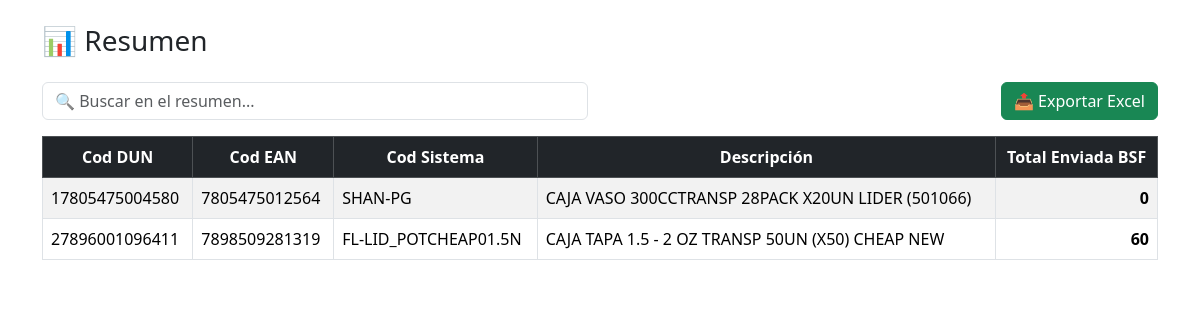
/pedidos/resumen-bsf/, run on the app's committed database.
### pedidos/models.py (models this page shows, shortened)
class Solicitud(models.Model):
    fecha_solicitud = models.DateTimeField(auto_now_add=True)
    cod_dun = models.CharField(max_length=50)
    cod_ean = models.CharField(max_length=50)
    cod_sistema = models.CharField(max_length=50)
    descripcion = models.CharField(max_length=255)
    area_solicitud = models.CharField(max_length=100)
    nombre_solicitante = models.CharField(max_length=120)
    cantidad_solicitada = models.PositiveIntegerField()
    status_prioridades = models.CharField(max_length=100)
    cant_enviada_bsf = models.PositiveIntegerField(default=0)
    chofer = models.CharField(max_length=120, blank=True, null=True)
    factura_guia = models.CharField(max_length=120, blank=True, null=True)

### pedidos/views.py (the view)
# urls.py: path('resumen-bsf/', views.resumen_bsf, name='resumen_bsf'),
def resumen_bsf(request):
    resumen = (
        Solicitud.objects
        .values(
            'cod_dun',
            'cod_ean',
            'cod_sistema',
            'descripcion'
        )
        .annotate(
            total_bsf=Sum('cant_enviada_bsf')
        )
        .order_by('cod_dun')
    )
    return render(request, 'resumen_bsf.html', {
        'resumen': resumen
    })

### pedidos/templates/resumen_bsf.html (shortened to what this page needs)
{% extends 'base.html' %}
{% block content %}
<h3 class="mb-4">📊 Resumen </h3>
<div class="row mb-3">
    <div class="col-md-6">
        <input type="text" id="filtroResumen" class="form-control"
               placeholder="🔍 Buscar en el resumen...">
    </div>
    <div class="col-md-6 text-end">
        <button class="btn btn-success" onclick="exportarResumenExcel()">
            📤 Exportar Excel
        </button>
    </div>
</div>
<div class="table-responsive" style="max-height: 70vh; overflow-y: auto;">
    <table id="tablaResumen" class="table table-bordered table-hover table-striped align-middle">
        <thead class="table-dark text-center" style="position: sticky; top: 0;">
            <tr>
                <th>Cod DUN</th>
                <th>Cod EAN</th>
                <th>Cod Sistema</th>
                <th>Descripción</th>
                <th>Total Enviada BSF</th>
            </tr>
        </thead>
        <tbody>
            {% for r in resumen %}
            <tr>
                <td>{{ r.cod_dun }}</td>
                <td>{{ r.cod_ean }}</td>
                <td>{{ r.cod_sistema }}</td>
                <td>{{ r.descripcion }}</td>
                <td class="text-end fw-bold">{{ r.total_bsf }}</td>
            </tr>
            {% empty %}
            <tr>
                <td colspan="5" class="text-center text-muted">
                    No hay datos disponibles
                </td>
            </tr>
            {% endfor %}
        </tbody>
    </table>
</div>
{% endblock %}

### data on the page
Solicitud: cod_dun "17805475004580", cod_ean "7805475012564", cod_sistema "SHAN-PG", descripcion "CAJA VASO 300CCTRANSP 28PACK X20UN LIDER (501066)", total_bsf "0"
Solicitud: cod_dun "27896001096411", cod_ean "7898509281319", cod_sistema "FL-LID_POTCHEAP01.5N", descripcion "CAJA TAPA 1.5 - 2 OZ TRANSP 50UN (X50) CHEAP NEW", total_bsf "60"
